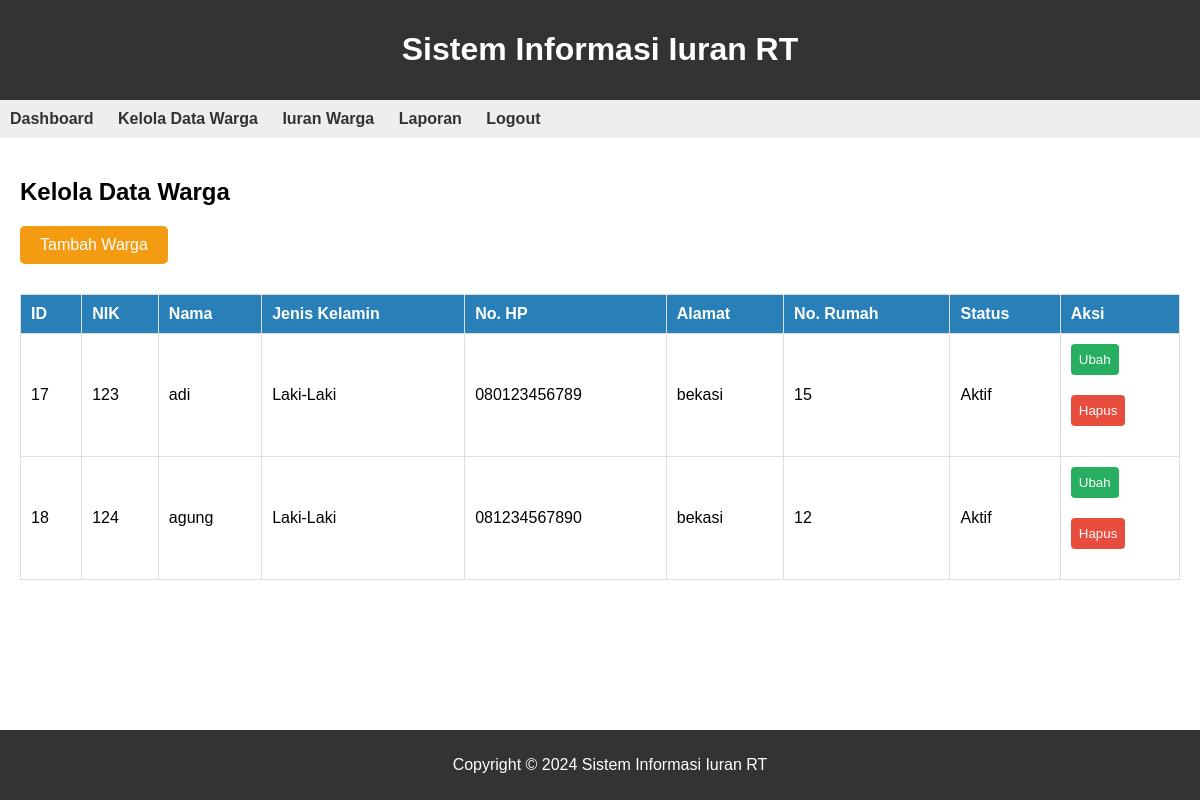
Page /kelola_warga.php on the earlier database version.
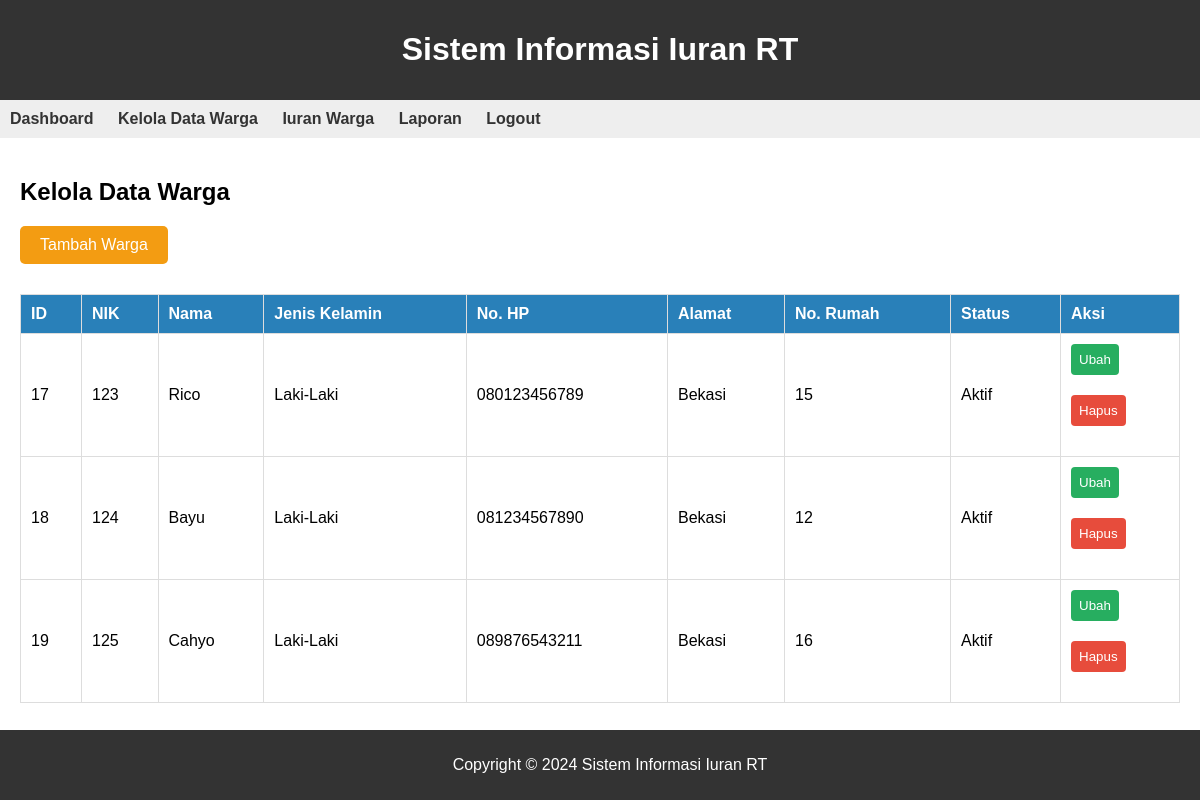
Same page on the later database version.
### tables this page shows
CREATE TABLE `warga` (
  `id` int(11) NOT NULL,
  `nik` varchar(50) DEFAULT NULL,
  `nama` varchar(200) DEFAULT NULL,
  `jenis_kelamin` enum('L','P') DEFAULT NULL,
  `no_hp` varchar(20) DEFAULT NULL,
  `alamat` tinytext DEFAULT NULL,
  `no_rumah` varchar(10) DEFAULT NULL,
  `status` tinyint(1) DEFAULT NULL,
  `users_id` int(11) NOT NULL
);

### kelola_warga.php (the view, shortened to what this page needs)
<?php
$host = "localhost";
$username = "root";
$password = "";
$database = "db_kas_rt";
$conn = new mysqli($host, $username, $password, $database);
function getWargaData($conn) {
    $sql = "SELECT * FROM warga";
    $result = $conn->query($sql);
    $wargaData = array();
    if ($result->num_rows > 0) {
        while ($row = $result->fetch_assoc()) {
            $wargaData[] = $row;
        }
    }
    return $wargaData;
}
$wargaData = getWargaData($conn);
?>
<!DOCTYPE html>
<html lang="en">
<head>
    <link rel="stylesheet" href="css\kelola_data_warga.css">
    <link rel="stylesheet" type="text/css" href="assets/fa/css/all.min.css"/>
</head>
<body>
    <header>
        <h1>Sistem Informasi Iuran RT</h1>
    </header>
    <nav>
        <ul>
            <li><a href="index.php">Dashboard</a></li>
            <li><a href="kelola_warga.php">Kelola Data Warga</a></li>
            <li><a href="transaksi_iuran.php">Iuran Warga</a></li>
            <li><a href="laporan_transaksi.php">Laporan</a></li>
            <li><a href="logout.php">Logout</a></li>
        </ul>
    </nav>
    <main>
        <section class="kelola-warga">
            <h2>Kelola Data Warga</h2>
            <a href="tambah_warga.php" class="tombol-tambah">Tambah Warga</a>
            <table>
                <thead>
                    <tr>
                        <th>ID</th>
                        <th>NIK</th>
                        <th>Nama</th>
                        <th>Jenis Kelamin</th>
                        <th>No. HP</th>
                        <th>Alamat</th>
                        <th>No. Rumah</th>
                        <th>Status</th>
                        <th>Aksi</th>
                    </tr>
                </thead>
                <tbody>
                    <?php foreach ($wargaData as $warga) : ?>
                        <tr>
                            <td><?php echo $warga["id"]; ?></td>
                            <td><?php echo $warga["nik"]; ?></td>
                            <td><?php echo $warga["nama"]; ?></td>
                            <td><?php echo ($warga["jenis_kelamin"] == 'L') ? 'Laki-Laki' : 'Perempuan'; ?></td>
                            <td><?php echo $warga["no_hp"]; ?></td>
                            <td><?php echo $warga["alamat"]; ?></td>
                            <td><?php echo $warga["no_rumah"]; ?></td>
                            <td><?php echo ($warga["status"] == 1) ? 'Aktif' : 'Non-Aktif'; ?></td>
                            <td>
                                <form method="POST" action="ubah_warga.php?id=<?php echo $warga['id']; ?>">
                                    <button type="submit" class="ubah-warga">Ubah</button>
                                </form>
                                <form method="POST" action="<?php echo htmlspecialchars($_SERVER["PHP_SELF"]); ?>">
                                    <button type="submit" class="hapus-warga" onclick="return confirm('Apakah Anda yakin ingin menghapus?');">Hapus</button>
                                </form>
                            </td>
                        </tr>
                    <?php endforeach; ?>
                </tbody>
            </table>
        </section>
    </main>
    <footer>
        <p>Copyright &copy; 2024 Sistem Informasi Iuran RT</p>
    </footer>
</body>
</html>

Differences in the rows shown:
changed warga id 17: nama "adi" → "Rico"; alamat "bekasi" → "Bekasi"
changed warga id 18: nama "agung" → "Bayu"; alamat "bekasi" → "Bekasi"
added warga: id "19", nik "125", nama "Cahyo", jenis_kelamin "Laki-Laki", no_hp "089876543211", alamat "Bekasi", no_rumah "16", status "Aktif"
